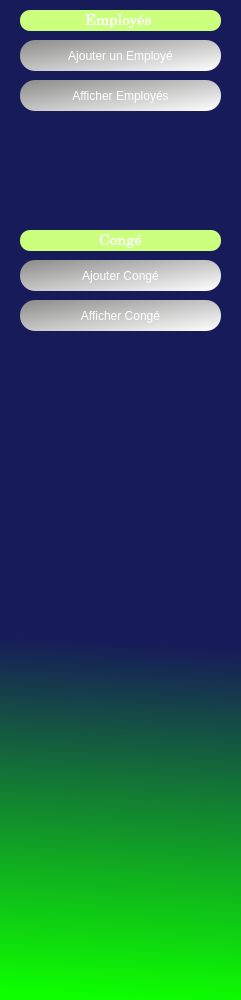
    <widget class="QGroupBox" name="groupBox">
     <property name="geometry">
      <rect>
       <x>0</x>
       <y>10</y>
       <width>241</width>
       <height>1000</height>
      </rect>
     </property>
     <property name="styleSheet">
      <string notr="true">QGroupBox
{
background :qlineargradient(spread:pad, x1:0.533, y1:1, x2:0.538, y2:0.642409, stop:0 rgba(13, 255, 0, 255), stop:1 rgba(23, 27, 89, 255));
border :0px;
}
QLabel
{
background  : transparent ;
color : white;
font-size:15px;
background:	rgb(203, 255, 125);
border-radius:10px;
}
QPushButton
{
background :qlineargradient(spread:repeat, x1:0, y1:0, x2:1, y2:1, stop:0 rgba(139, 140, 138, 255), stop:1 rgba(255, 255, 255, 255));
color:white;border-radius:15px;
}
QPushButton:hover
{
background:	rgb(255, 232, 103); border-radius:10px;
}</string>
     </property>
     <property name="title">
      <string/>
     </property>
     <widget class="QPushButton" name="ajouter_employe">
      <property name="geometry">
       <rect>
        <x>20</x>
        <y>40</y>
        <width>201</width>
        <height>31</height>
       </rect>
      </property>
      <property name="text">
       <string>Ajouter un Employé</string>
      </property>
     </widget>
     <widget class="QPushButton" name="afficher_employes">
      <property name="geometry">
       <rect>
        <x>20</x>
        <y>80</y>
        <width>201</width>
        <height>31</height>
       </rect>
      </property>
      <property name="styleSheet">
       <string notr="true"/>
      </property>
      <property name="text">
       <string>Afficher Employés</string>
      </property>
     </widget>
     <widget class="QLabel" name="label_9">
      <property name="geometry">
       <rect>
        <x>20</x>
        <y>10</y>
        <width>201</width>
        <height>21</height>
       </rect>
      </property>
      <property name="font">
       <font>
        <family>century</family>
        <pointsize>-1</pointsize>
        <weight>50</weight>
        <bold>false</bold>
       </font>
      </property>
      <property name="text">
       <string>Employés </string>
      </property>
      <property name="alignment">
       <set>Qt::AlignCenter</set>
      </property>
     </widget>
     <widget class="QLabel" name="label_10">
      <property name="geometry">
       <rect>
        <x>20</x>
        <y>230</y>
        <width>201</width>
        <height>21</height>
       </rect>
      </property>
      <property name="font">
       <font>
        <family>century</family>
        <pointsize>-1</pointsize>
        <weight>50</weight>
        <bold>false</bold>
       </font>
      </property>
      <property name="text">
       <string>Congé</string>
      </property>
      <property name="alignment">
       <set>Qt::AlignCenter</set>
      </property>
     </widget>
     <widget class="QPushButton" name="ajouter_conge">
      <property name="geometry">
       <rect>
        <x>20</x>
        <y>260</y>
        <width>201</width>
        <height>31</height>
       </rect>
      </property>
      <property name="text">
       <string>Ajouter Congé</string>
      </property>
     </widget>
     <widget class="QPushButton" name="afficher_conge">
      <property name="geometry">
       <rect>
        <x>20</x>
        <y>300</y>
        <width>201</width>
        <height>31</height>
       </rect>
      </property>
      <property name="text">
       <string>Afficher Congé</string>
      </property>
     </widget>
    </widget>
